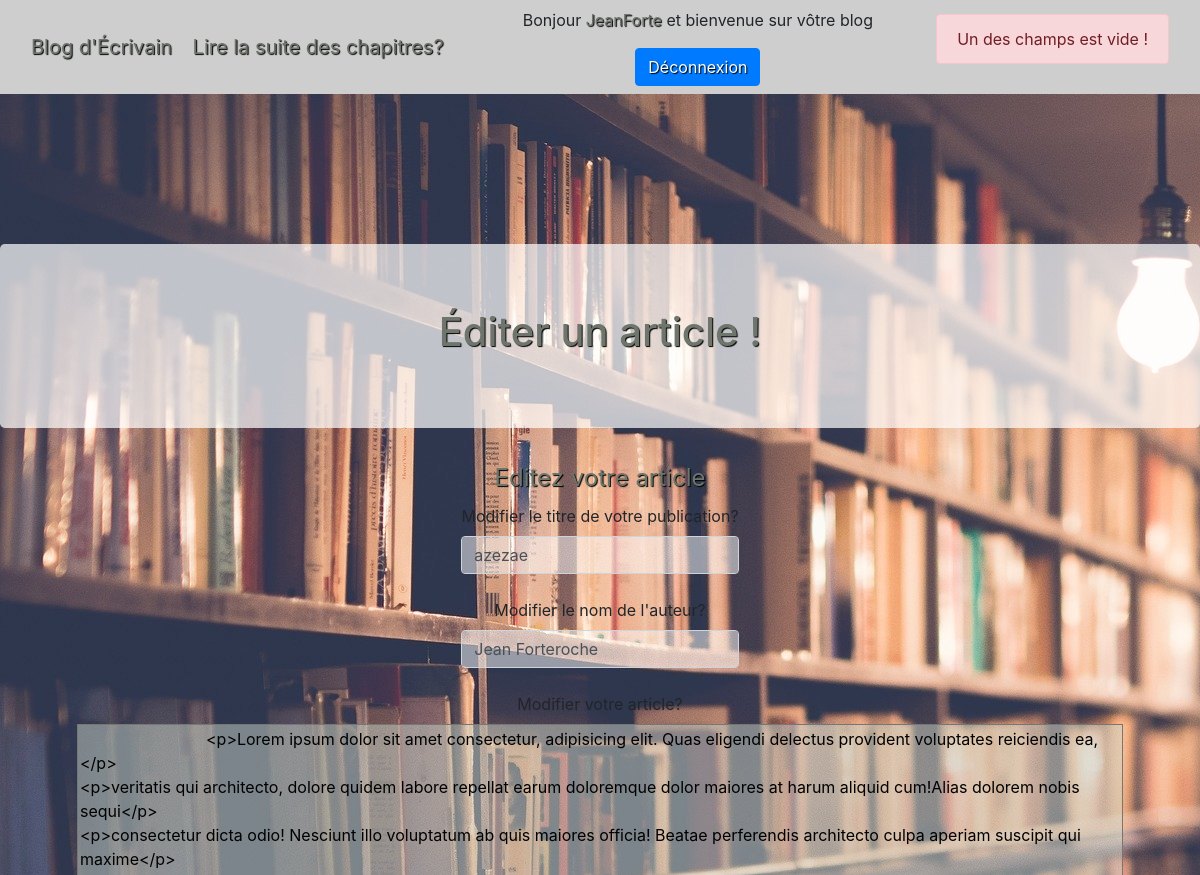
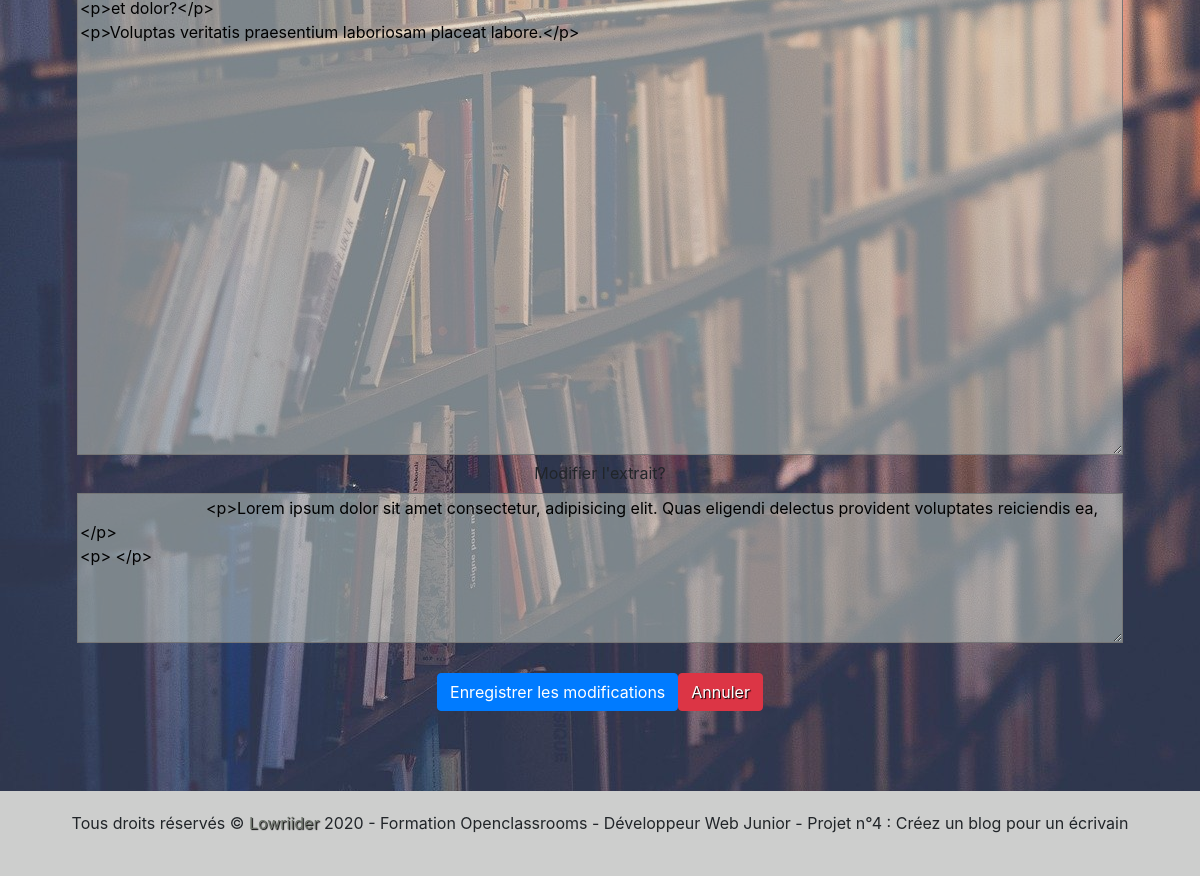
Screenshot of /index.php?page=edit&publicationID=3 (signed in) with the database file from the repository (2 pictures, top to bottom).
### tables this page shows
CREATE TABLE `articles` (
  `id` int(11) NOT NULL,
  `title` varchar(255) NOT NULL,
  `content` longtext NOT NULL,
  `created_at` datetime NOT NULL,
  `autor` varchar(255) NOT NULL,
  `excerpt` longtext NOT NULL
);

### controllers/publicController.php (called while the page is built, shortened)
<?php
function edit() {
    $articleManager = new ArticleManager();
    $article = $articleManager->get($_GET['publicationID']);
    include('views/backend/editView.php');
}

### model/ArticleManager.php (called while the page is built, shortened)
<?php
class ArticleManager {
    private $db;
    public function __construct()
    {
        try
        {
            $this->db = new PDO ('mysql:host=db5000834980.hosting-data.io; dbname=dbs737598', 'dbu551191', 'L@vi3e$tb3lle' , array(PDO::ATTR_ERRMODE => PDO::ERRMODE_EXCEPTION));
        }
        catch(Exception $e)
        {
            die('Erreur : ' .$e->getMessage());
        }
    }
    public function get($id) {
        $req = $this->db->prepare('SELECT * FROM articles WHERE id = ? ORDER BY ID');
        $req->execute([
            $id
        ]);
        $article = $req->fetch();
        if($article)
            return new Article($article);
        else
            return false;
    }
}

### model/Article.php (called while the page is built, shortened)
<?php
class Article {
    private $title;
    private $content;
    private $autor;
    private $excerpt;
    public function hydrate($data) {
        foreach ($data as $key => $value)
        {
          $method = 'set'.ucfirst($key);
        }
    }
    public function getTitle()
    {
        return $this->title;
    }
    public function setTitle($title)
    {
        $this->title = $title;
    }
    public function getContent()
    {
        return $this->content;
    }
    public function setContent($content)
    {
        $this->content = $content;
    }
    public function getAutor()
    {
        return $this->autor;
    }
    public function setAutor($autor)
    {
        $this->autor = $autor;
    }
    public function getExcerpt()
    {
        return $this->excerpt;
    }
    public function setExcerpt($excerpt)
    {
        $this->excerpt = $excerpt;
        return $this;
    }
}

### views/backend/editView.php (the view, shortened to what this page needs)
    <div class="disconnect">
        <p class="msgHome">Bonjour <a href="index.php?page=admin"><?=$_SESSION['nickname']?></a> et bienvenue sur vôtre blog</p>
		<a href="index.php?page=disconnect"class="btn btn-primary">Déconnexion</a>
     </div>
<?php if(isset($_SESSION['message'])){ ?>
    <div class="alert alert-<?=$_SESSION['msg_type']?>">
    <?php   echo $_SESSION['message'];
}
 $login  = ob_get_clean(); ?>
    <h1>Éditer un article !</h1>
</head>
<body>
    <div id="editor"class="container">
        <fieldset class="formulaire">
            <form method="POST">
                <div id=formulaire>
                    <legend>Editez votre article</legend>
                    <div class="editTitle w-25">
                        <label for="titre"> Modifier le titre de votre publication? </label><br />
                        <input type="text" name="editTitle" value="<?= $article->getTitle(); ?>" class="form-control"  /><br />
                    </div>
                    <div class="editAutor w-25">
                        <label for="auteur"> Modifier le nom de l'auteur? </label><br />
                        <input type="text" name="editAutor" value="<?= $article->getAutor(); ?>" class="form-control"  /><br />
                    </div>
                    <label for="contenu"> Modifier votre article? </label><br />
                    <div id="contenu" class="container">
                        <textarea name="editContent" id="content" rows="25" cols="100">
                            <?= $article->getContent(); ?>
                        </textarea>
                    </div>
                    <label for="extrait"> Modifier l'extrait? </label><br />
                    <div id="extrait" class="container">
                        <textarea name="editExcerpt" id="excerpt" maxlength="255" rows="6" cols="100">
                            <?= $article->getExcerpt(); ?>
                        </textarea>
                    </div>
                </div><br />
                <button type="submit" class="btn btn-primary">Enregistrer les modifications</button><a href="index.php?page=admin"class="btn btn-danger">Annuler </a>
            </form>
        </fieldset>
    </div>
<?php require('views/template.php');

### public/css/style.css (style rules this page uses)
body { text-align: center; justify-content: center; background-image: url('../../public/image/books.jpg'); }
.editTitle.w-25 { margin: auto; }
.editAutor.w-25 { margin: auto; }
input.form-control { background-color: rgba(255, 255, 255, 0.5); }
textarea { background-color: rgba(201, 211, 199, 0.5); }
a,h1 { color: rgb(110, 117, 108, 1); text-shadow: 1px 1px 1px black; }
#editor { margin-bottom: 80px; }
label[for=pseudo], legend { text-shadow: 1px 1px 1px black; color: rgb(110, 117, 108, 1); }

### rows the page displays
articles: editTitle "azezae", editAutor "Jean Forteroche", editContent "<p>Lorem ipsum dolor sit amet consectetur, adipisicing elit. Quas eligendi delectus provident voluptates reiciendis ea,</p> <p>veritatis qui architecto, dolore quidem labore repellat earum doloremque dolor maiores at harum aliquid cum!Alias dolorem nobis sequi</p> <p>consectetur dicta odio! Nesciunt illo voluptatum ab quis maiores officia! Beatae perferendis architecto culpa aperiam suscipit qui maxime</p> <p>et dolor?</p> <p>Voluptas veritatis praesentium laboriosam placeat labore.</p>", editExcerpt "<p>Lorem ipsum dolor sit amet consectetur, adipisicing elit. Quas eligendi delectus provident voluptates reiciendis ea,</p> <p> </p>"

### other values shown
$_SESSION['nickname'] "JeanForte"
$_SESSION['message'] "Un des champs est vide !"
